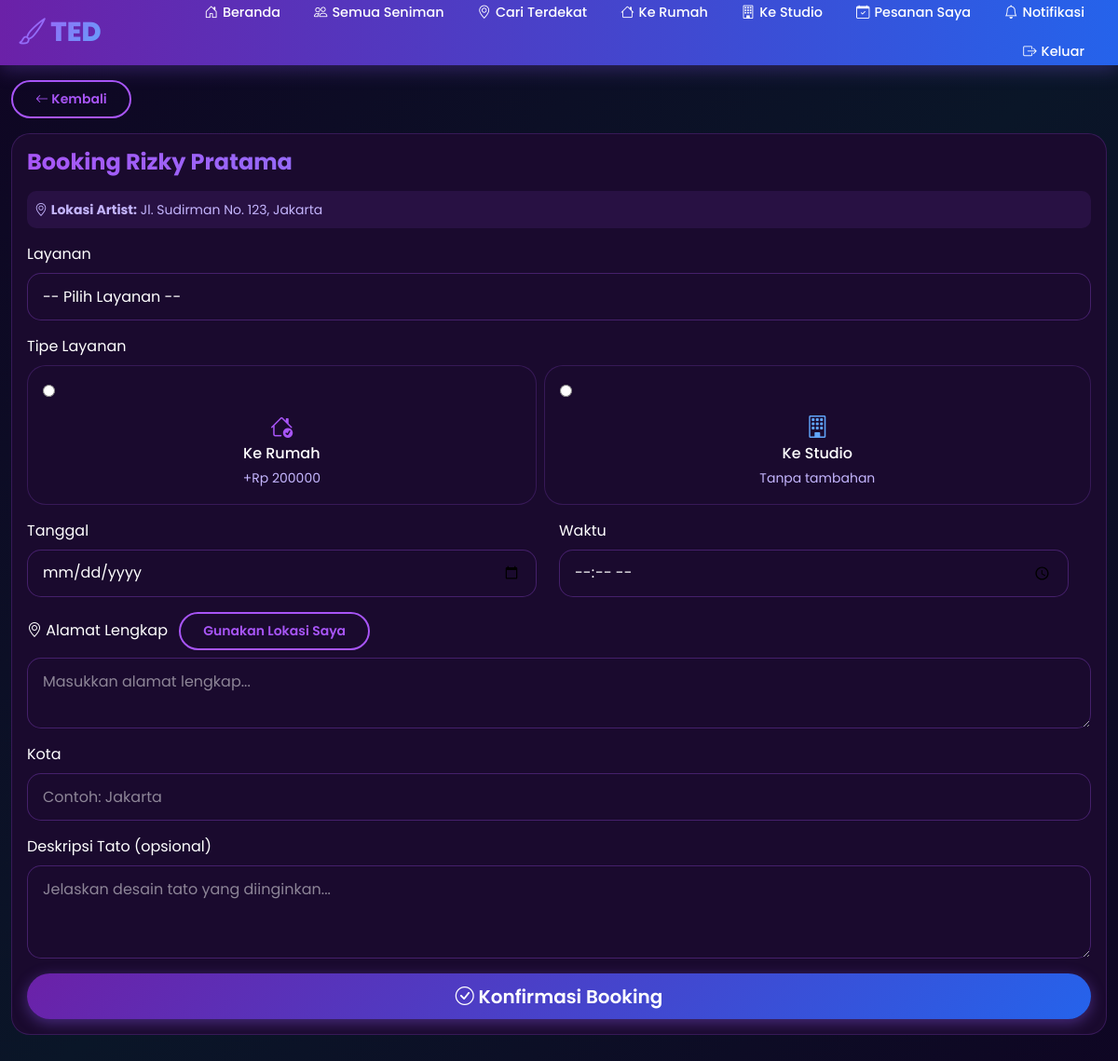
Screenshot of /book/1/ (signed in) with the database file from the repository.
### tedapp/models.py (models this page shows, shortened)
class Artist(models.Model):
    user = models.OneToOneField(User, on_delete=models.CASCADE, null=True, blank=True, related_name='artist_profile')
    name = models.CharField(max_length=200)
    nickname = models.CharField(max_length=100)
    photo = models.ImageField(upload_to='artists/', blank=True, null=True)
    phone = models.CharField(max_length=20)
    email = models.EmailField(blank=True)
    address = models.CharField(max_length=300)
    city = models.CharField(max_length=100)
    latitude = models.DecimalField(max_digits=9, decimal_places=6, null=True, blank=True)
    longitude = models.DecimalField(max_digits=9, decimal_places=6, null=True, blank=True)
    current_latitude = models.DecimalField(max_digits=9, decimal_places=6, null=True, blank=True, help_text='Lokasi saat ini (mobile tracking)')
    current_longitude = models.DecimalField(max_digits=9, decimal_places=6, null=True, blank=True, help_text='Lokasi saat ini (mobile tracking)')
    description = models.TextField()
    specializations = models.CharField(max_length=300)
    experience_years = models.IntegerField(default=0)
    rating = models.DecimalField(max_digits=3, decimal_places=2, default=0)
    total_reviews = models.IntegerField(default=0)
    is_available_home = models.BooleanField(default=True)
    is_available_studio = models.BooleanField(default=True)
    home_service_fee = models.DecimalField(max_digits=10, decimal_places=0, default=0)
    studio_name = models.CharField(max_length=200, blank=True)
    studio_address = models.CharField(max_length=300, blank=True)
    service_radius_km = models.DecimalField(max_digits=5, decimal_places=2, default=20, help_text='Radius layanan dalam km')
    is_verified = models.BooleanField(default=False)
    is_active = models.BooleanField(default=True)
    is_online = models.BooleanField(default=False, help_text='Artist sedang online/menerima order')
    payment_gopay = models.CharField(max_length=30, blank=True, help_text='Nomor GoPay')
    payment_ovo = models.CharField(max_length=30, blank=True, help_text='Nomor OVO')
    payment_dana = models.CharField(max_length=30, blank=True, help_text='Nomor DANA')
    payment_shopeepay = models.CharField(max_length=30, blank=True, help_text='Nomor ShopeePay')
    payment_transfer = models.CharField(max_length=50, blank=True, help_text='Nomor Rekening Transfer Bank')
    payment_bank_name = models.CharField(max_length=50, blank=True, help_text='Nama Bank')
    created_at = models.DateTimeField(auto_now_add=True)

### tedapp/views.py (the view, shortened to what this page needs)
# urls.py: path('book/<int:artist_id>/', views.book_artist, name='book_artist'),
@login_required
def book_artist(request, artist_id):
    artist = get_object_or_404(Artist, id=artist_id)
    services = artist.services.all()
    user_profile, _ = UserProfile.objects.get_or_create(user=request.user)
    min_date = (datetime.now() + timedelta(days=1)).strftime('%Y-%m-%d')
    user_lat = request.GET.get('lat') or user_profile.latitude
    user_lng = request.GET.get('lng') or user_profile.longitude
    distance = None
    if user_lat and user_lng:
        distance = artist.distance_to_user(Decimal(str(user_lat)), Decimal(str(user_lng)))
    context = {
        'artist': artist,
        'services': services,
        'user_profile': user_profile,
        'min_date': min_date,
        'distance': distance,
        'user_lat': user_lat,
        'user_lng': user_lng,
    }
    return render(request, 'tedapp/book_artist.html', context)

### tedapp/templates/tedapp/book_artist.html (shortened to what this page needs)
{% extends 'tedapp/base.html' %}
{% load static %}
{% load custom_filters %}
{% block extra_css %}
<link rel="stylesheet" href="{% static 'book_artist.css' %}" />
{% endblock %}
{% block content %}
<div class="container py-3">
    <div class="row mb-3">
        <div class="col-12">
            <a href="{% url 'artist_detail' artist.id %}" class="btn btn-ted-secondary btn-sm">
                <i class="bi bi-arrow-left"></i> Kembali
            </a>
        </div>
    </div>
    <div class="card-ted p-3 mb-3">
        <h4 class="section-title mb-3">Booking {{ artist.name }}</h4>
        <div class="mb-3 p-2" style="background: rgba(168, 85, 247, 0.1); border-radius: 10px;">
            <small style="color: var(--text-secondary);">
                <i class="bi bi-geo-alt"></i> <strong>Lokasi Artist:</strong> {{ artist.address }}, {{ artist.city }}
            </small>
        </div>
        <form method="POST" id="bookingForm">
            <div class="mb-3">
                <label class="form-label">Layanan</label>
                <select name="service" class="form-control" required>
                    <option value="">-- Pilih Layanan --</option>
                </select>
            </div>
            <div class="mb-3">
                <label class="form-label">Tipe Layanan</label>
                <div class="d-flex gap-2 flex-wrap">
                    {% if artist.is_available_home %}
                    <label class="card-ted p-3 flex-grow-1" style="cursor: pointer; min-width: 140px;">
                        <input type="radio" name="service_type" value="home" required>
                        <div class="text-center mt-2">
                            <i class="bi bi-house-check fs-4" style="color: var(--accent-purple);"></i>
                            <h6 class="mb-1">Ke Rumah</h6>
                            <small style="color: var(--text-secondary);">+Rp {{ artist.home_service_fee|floatformat:0 }}</small>
                        </div>
                    </label>
                    {% endif %}
                    {% if artist.is_available_studio %}
                    <label class="card-ted p-3 flex-grow-1" style="cursor: pointer; min-width: 140px;">
                        <input type="radio" name="service_type" value="studio" required>
                        <div class="text-center mt-2">
                            <i class="bi bi-building fs-4" style="color: var(--accent-blue);"></i>
                            <h6 class="mb-1">Ke Studio</h6>
                            <small style="color: var(--text-secondary);">Tanpa tambahan</small>
                        </div>
                    </label>
                    {% endif %}
                </div>
            </div>
            <div class="row">
                <div class="col-6 mb-3">
                    <label class="form-label">Tanggal</label>
                    <input type="date" name="booking_date" class="form-control" required min="{{ min_date }}">
                </div>
                <div class="col-6 mb-3">
                    <label class="form-label">Waktu</label>
                    <input type="time" name="booking_time" class="form-control" required>
                </div>
            </div>
            <div class="mb-3">
                <label class="form-label">
                    <i class="bi bi-geo-alt"></i> Alamat Lengkap
                    <button type="button" class="btn btn-ted-secondary btn-sm ms-2" onclick="BookArtist.getCurrentLocation()">
                         Gunakan Lokasi Saya
                    </button>
                </label>
                <textarea name="address" id="addressField" class="form-control" rows="2" required placeholder="Masukkan alamat lengkap...">{{ user_profile.address }}</textarea>
            </div>
            <div class="mb-3">
                <label class="form-label">Kota</label>
                <input type="text" name="city" class="form-control" required placeholder="Contoh: Jakarta" value="{{ user_profile.city }}">
            </div>
            <div class="mb-3">
                <label class="form-label">Deskripsi Tato (opsional)</label>
                <textarea name="description" class="form-control" rows="3" placeholder="Jelaskan desain tato yang diinginkan..."></textarea>
            </div>
            <button type="submit" class="btn btn-ted-primary btn-lg w-100">
                <i class="bi bi-check-circle"></i> Konfirmasi Booking
            </button>
        </form>
    </div>
</div>
{% endblock %}

### static/base.css (style rules this page uses)
:root { --primary-purple: #6B21A8; --primary-purple-light: #9333EA; --primary-purple-dark: #581C87; --primary-blue: #2563EB; --primary-blue-light: #3B82F6; --primary-blue-dark: #1D4ED8; --accent-purple: #A855F7; --accent-blue: #60A5FA; --dark-bg: #0F0523; --card-bg: #1A0A2E; --text-primary: #FFFFFF; --text-secondary: #C4B5FD; --safe-area-bottom: env(safe-area-inset-bottom, 0px); }
* { margin: 0; padding: 0; box-sizing: border-box; -webkit-tap-highlight-color: transparent; -webkit-touch-callout: none; -webkit-user-select: none; user-select: none; }
html { overflow-x: hidden !important; max-width: 100vw !important; width: 100% !important; touch-action: pan-y pinch-zoom; }
body { font-family: 'Poppins', sans-serif; background: linear-gradient(135deg, var(--dark-bg) 0%, #0A1628 50%, var(--dark-bg) 100%); color: var(--text-primary); min-height: 100vh; overflow-x: hidden !important; overflow-y: auto; -webkit-overflow-scrolling: touch; padding-top: 70px; padding-bottom: 20px; max-width: 100%; width: 100%; touch-action: pan-y; }
.container, .row, section, article, main, nav, header, footer { max-width: 100%; overflow-x: hidden; }
@media (min-width: 1025px) { body { padding-bottom: 72px; } }
@media (min-width: 1025px) { body { padding-top: 70px; } }
@media (min-width: 1025px) { .container { max-width: 1200px; } }
.btn-ted-primary { background: linear-gradient(135deg, var(--primary-purple) 0%, var(--primary-blue) 100%); border: none; color: white; font-weight: 600; padding: 0.6rem 1.5rem; border-radius: 50px; transition: all 0.3s ease; box-shadow: 0 4px 15px rgba(139, 92, 246, 0.4); }
.btn-ted-secondary { background: transparent; border: 2px solid var(--accent-purple); color: var(--accent-purple); font-weight: 600; padding: 0.5rem 1.5rem; border-radius: 50px; transition: all 0.3s ease; }
.card-ted { background: var(--card-bg); border: 1px solid rgba(168, 85, 247, 0.2); border-radius: 20px; overflow: hidden; transition: all 0.3s ease; }
.section-title { font-weight: 700; background: linear-gradient(135deg, var(--accent-purple) 0%, var(--accent-blue) 100%); -webkit-background-clip: text; -webkit-text-fill-color: transparent; background-clip: text; }
.form-control { background: var(--card-bg); border: 1px solid rgba(168, 85, 247, 0.3); color: var(--text-primary); border-radius: 15px; padding: 0.8rem 1rem; }
.form-control::placeholder { color: rgba(255, 255, 255, 0.5); }

### rows the page displays
Artist: name "Rizky Pratama", address "Jl. Sudirman No. 123", city "Jakarta", home_service_fee "200000"
